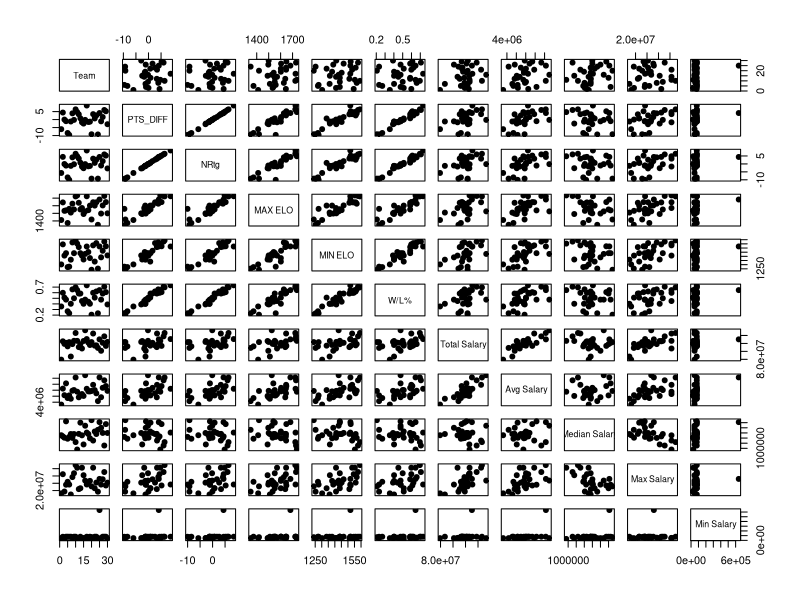
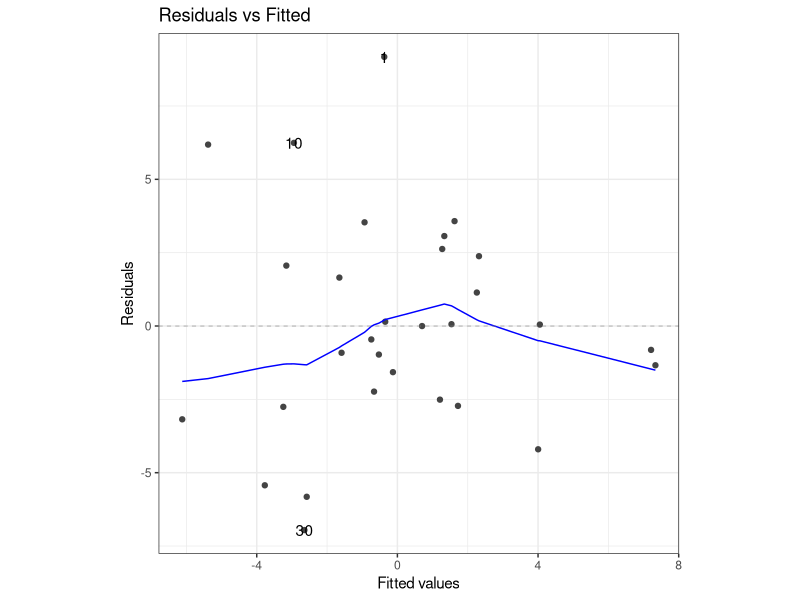
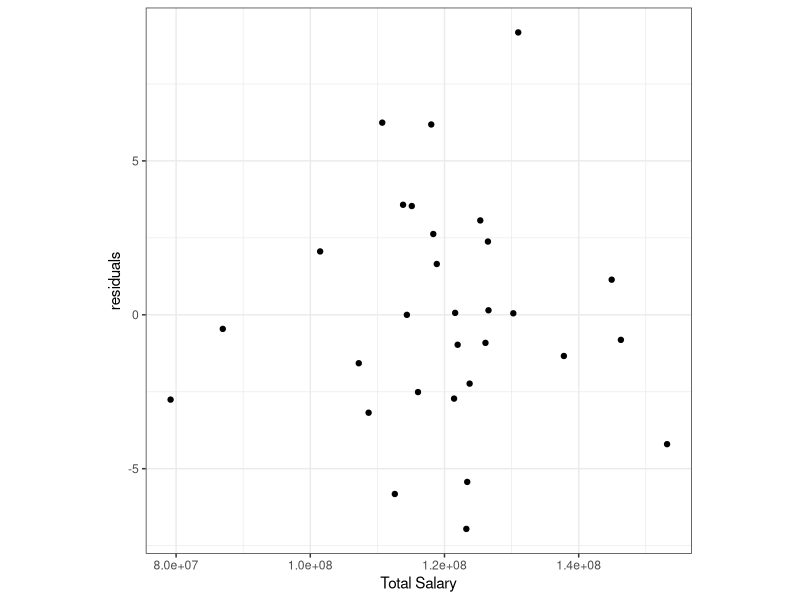
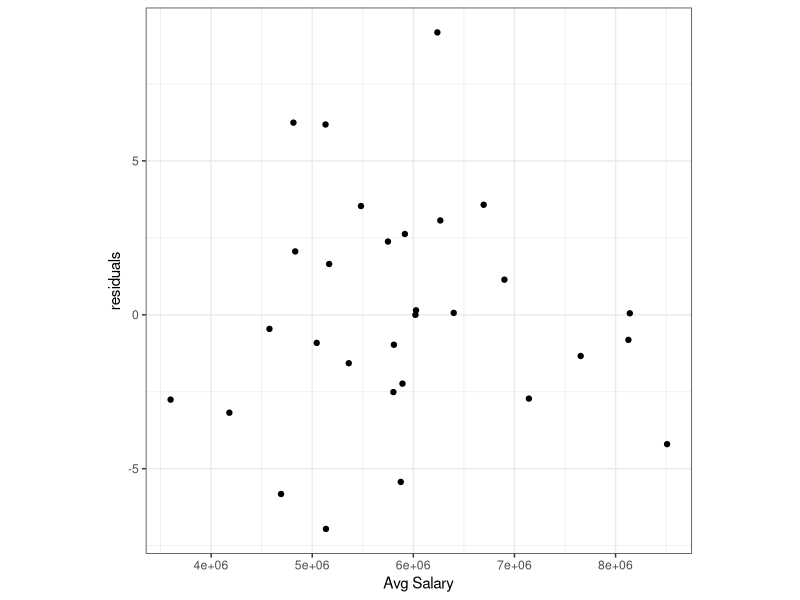
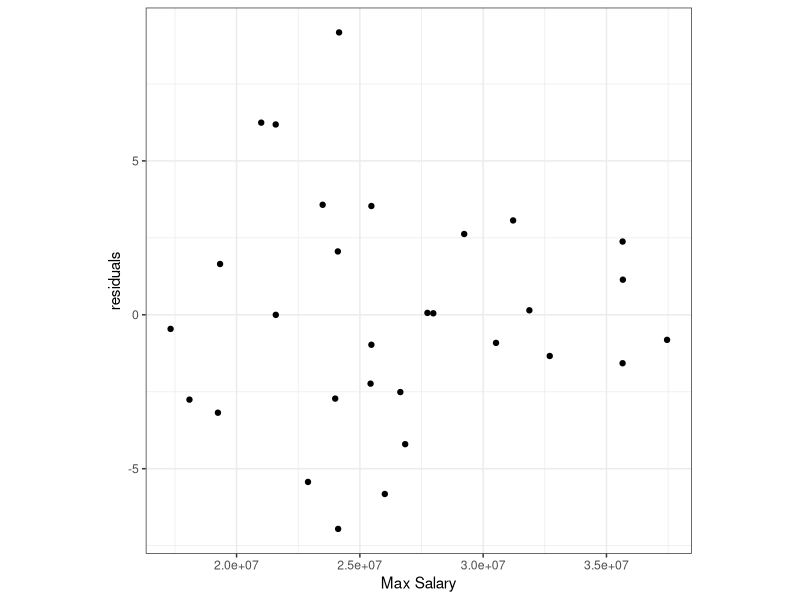
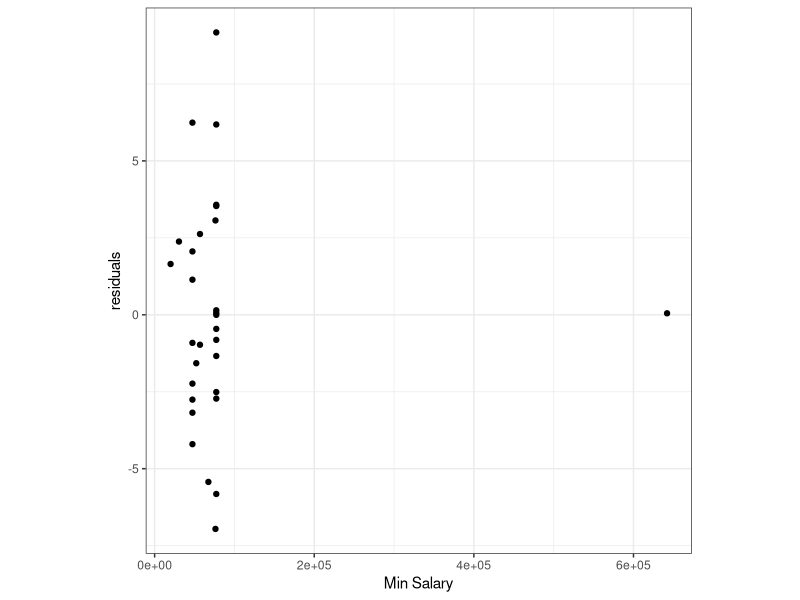
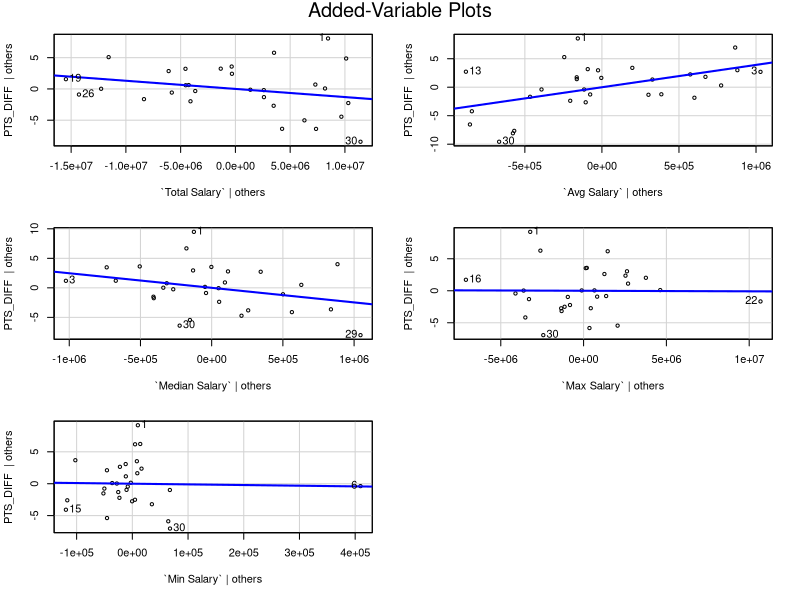
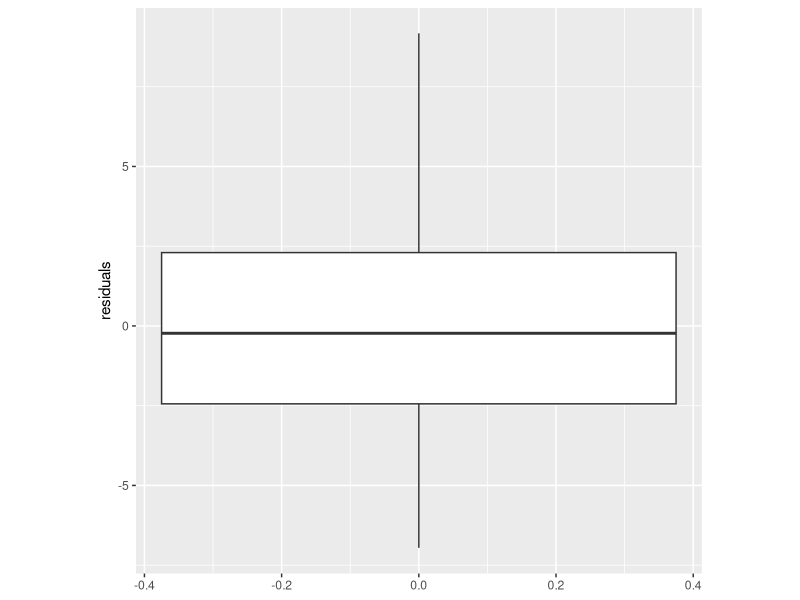

Write R code to recreate these figures, in order. (Note: this script raises an error after producing the figures.)
library(tidyverse) #for graphs
library(ggfortify) #for some fancy graph stuff
library(car) #for analysis
library(readxl) #to read specific sheets
library(corrplot) #for correlation stuff
setwd("~/Downloads") #or wherever you have the file

#Download all the data from the excel sheet
teams <- read_excel("NbaSalary.xlsx", sheet = "18-19 Team")
salaries <- read_excel("NbaSalary.xlsx", sheet = "18-19 Salary")
comb <- read_excel("NbaSalary.xlsx", sheet = "Combined")
comb <- comb[c(1:6, 36:40)] #taking out data I'm not using. First 5 columns are maybe numbers we'll try to predict, 
#next 5 columns are the salary stuff that could be predictive.

summary(comb)

## Assumption Checking

#### Scatterplot matrix of the data.

plot(comb, pch = 19)

#### Fit a linear regression model

nbasalary_ptsdiff.lm <- lm(PTS_DIFF ~ `Total Salary` + `Avg Salary` + `Median Salary` + `Max Salary` + `Min Salary`, data = comb)
nbasalary_minelo.lm <- lm(`MIN ELO` ~ `Total Salary` + `Avg Salary` + `Median Salary` + `Max Salary` + `Min Salary`, data = comb)

summary(nbasalary_ptsdiff.lm)

comb$residuals <- nbasalary_ptsdiff.lm$residuals
comb$fitted.values <- nbasalary_ptsdiff.lm$fitted.values

### Linearity

#### Residuals vs. Fitted Values plot
sz <- 20
salary.resid.plot <- autoplot(nbasalary_ptsdiff.lm, which = 1, ncol = 1, nrow = 1) +
  theme_bw() + 
  theme(aspect.ratio = 1)
salary.resid.plot

#### Residuals vs variable plots
bf.pred.plot.total <- ggplot(data = comb, mapping = aes(x = `Total Salary`, y = residuals)) +
  geom_point() +
  theme_bw() + 
  theme(aspect.ratio = 1)
bf.pred.plot.total
bf.pred.plot.avg <- ggplot(data = comb, mapping = aes(x = `Avg Salary`, y = residuals)) +
  geom_point() +
  theme_bw() + 
  theme(aspect.ratio = 1)
bf.pred.plot.avg
bf.pred.plot.max <- ggplot(data = comb, mapping = aes(x = `Max Salary`, y = residuals)) +
  geom_point() +
  theme_bw() + 
  theme(aspect.ratio = 1)
bf.pred.plot.max
bf.pred.plot.min <- ggplot(data = comb, mapping = aes(x = `Min Salary`, y = residuals)) +
  geom_point() +
  theme_bw() + 
  theme(aspect.ratio = 1)
bf.pred.plot.min

#### Added-Variable plots
avPlots(nbasalary_ptsdiff.lm)

### Normality of residuals and centered at zero

#### Boxplot of residuals
salary.box <- ggplot(data = comb, mapping = aes(y = residuals)) +
  geom_boxplot() +
  theme(aspect.ratio = 1)
salary.box

#### Histogram of residuals
salary.hist <- ggplot(data = comb, mapping = aes(x = residuals)) +
  geom_histogram(mapping = aes(y = ..density..), binwidth = 4) +
  stat_function(fun = dnorm, color = "red", size = 2, 
                args = list(mean = mean(comb$residuals), sd = sd(comb$residuals))) +
  theme_bw() + 
  theme(aspect.ratio = 1)
  # scale_x_continuous(limits = c(-30, 40), 
  #                    breaks = seq(-30, 40, by = 10), 
  #                    minor_breaks = seq(-30, 40, by = 10)) +
  # scale_y_continuous(limits = c(0, .06),                  
  #                    breaks = seq(0, .06, by = .02), 
  #                    minor_breaks = seq(0, .06, by = .02))
salary.hist

#### QQ plot
bf.qq.plot <- autoplot(nbasalary_ptsdiff.lm, which = 2, ncol = 1, nrow = 1) +
  theme_bw() + 
  theme(aspect.ratio = 1)
bf.qq.plot

#### Shapiro-Wilke test 
shapiro.test(comb$residuals)

### The residuals have equal/constant variance across all values of X

salary.resid.plot

### The model describes all observations

#### DFBETAS 
comb$dfbetas_speed <- as.vector(dfbetas(nbasalary_ptsdiff.lm)[, 2])

ggplot(data = comb) + 
  geom_point(mapping = aes(x = as.numeric(rownames(comb)), 
                           y = abs(dfbetas_speed))) +
  theme_bw() +
  ylab("Absolute Value of DFBETAS for Speed") +
  xlab("Observation Number") +
  
  geom_hline(mapping = aes(yintercept = 2 / sqrt(length(dfbetas_speed))),
             color = "red", linetype = "dashed") + 
  scale_x_continuous(limits = c(0, 35)) +
  scale_y_continuous(limits = c(0, 1)) +
  theme(aspect.ratio = 1)

comb %>% 
  mutate(rowNum = row.names(comb)) %>%  
  filter(abs(dfbetas_speed) > 2 / 
           sqrt(length(rownames(comb)))) %>%  
  arrange(desc(abs(dfbetas_speed))) 
#### DFFITS
comb$dffits <- dffits(nbasalary_ptsdiff.lm)

ggplot(data = comb) + 
  geom_point(mapping = aes(x = as.numeric(rownames(comb)), 
                           y = abs(dffits))) +
  theme_bw() +
  ylab("Absolute Value of DFFITS for Y") +
  xlab("Observation Number") +
  geom_hline(mapping = aes(yintercept = 2 * sqrt(length(nbasalary_ptsdiff.lm$coefficients) /
                                                   length(dffits))),
             color = "red", linetype = "dashed") +
  scale_x_continuous(limits = c(0, 35)) +
  scale_y_continuous(limits = c(0, 1.5)) +
  theme(aspect.ratio = 1)

comb %>% 
  mutate(rowNum = row.names(comb)) %>%   
  filter(abs(dffits) > 2 * sqrt(length(comb_lm$coefficients) / 
                                  length(dffits))) %>%
  arrange(desc(abs(dffits)))  

### No multicollinearity

bf.vifs <- vif(nbasalary_ptsdiff.lm)
bf.vifs
mean(bf.vifs)
